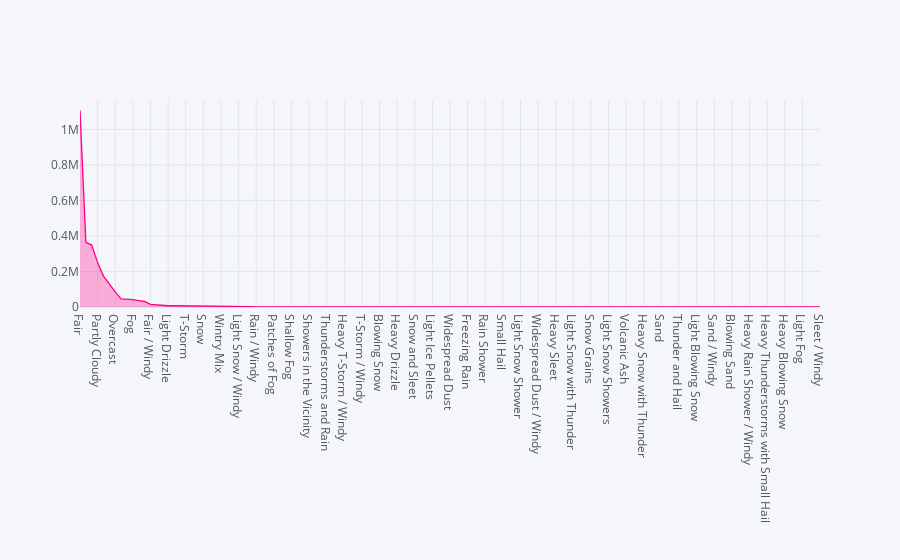

Notebook code cell kept with this figure:
### Markdown cell above
## Showing the condition and the accidents that happened in that condition

### Code cell
df_accident.Weather_Condition.value_counts().compute().iplot(
fill=True,colors=['pink'], world_readable=True)

### Figure 1 — Plotly figure (JSON) as saved in the notebook; plotly's stock layout.template omitted (floating-point values rounded to 4 significant figures)
{"data": [{"fill": "tozeroy", "fillcolor": "rgba(255, 0, 136, 0.3)", "line": {"color": "rgba(255, 0, 136, 1.0)", "dash": "solid", "shape": "linear", "width": 1.3}, "mode": "lines", "name": "Weather_Condition", "text": "", "type": "scatter", "x": ["Fair", "Mostly Cloudy", "Cloudy", "Partly Cloudy", "Clear", "Light Rain", "Overcast", "Scattered Clouds", "Light Snow", "Fog", "Haze", "Rain", "Fair / Windy", "Heavy Rain", "Smoke", "Light Drizzle", "Thunder in the Vicinity", "Cloudy / Windy", "T-Storm", "Mostly Cloudy / Windy", "Thunder", "Snow", "Light Rain with Thunder", "Partly Cloudy / Windy", "Wintry Mix", "Heavy T-Storm", "Light Rain / Windy", "Light Snow / Windy", "Drizzle", "Heavy Snow", "Rain / Windy", "Light Thunderstorms and Rain", "N/A Precipitation", "Patches of Fog", "Mist", "Thunderstorm", "Shallow Fog", "Light Freezing Rain", "Heavy Rain / Windy", "Showers in the Vicinity", "Haze / Windy", "Heavy Thunderstorms and Rain", "Thunderstorms and Rain", "Snow / Windy", "Light Freezing Fog", "Heavy T-Storm / Windy", "Light Freezing Drizzle", "Fog / Windy", "T-Storm / Windy", "Thunder / Windy", "Heavy Snow / Windy", "Blowing Snow", "Blowing Dust / Windy", "Blowing Dust", "Heavy Drizzle", "Drizzle and Fog", "Light Rain Shower", "Snow and Sleet", "Light Drizzle / Windy", "Blowing Snow / Windy", "Light Ice Pellets", "Wintry Mix / Windy", "Light Sleet", "Widespread Dust", "Sleet", "Smoke / Windy", "Freezing Rain", "Light Snow and Sleet", "Light Rain Showers", "Rain Shower", "Ice Pellets", "Light Freezing Rain / Windy", "Small Hail", "Rain Showers", "Partial Fog", "Light Snow Shower", "Squalls / Windy", "Snow and Sleet / Windy", "Widespread Dust / Windy", "Light Snow and Sleet / Windy", "Sand / Dust Whirlwinds", "Heavy Sleet", "Squalls", "Freezing Drizzle", "Light Snow with Thunder", "Tornado", "Drizzle / Windy", "Snow Grains", "Light Sleet / Windy", "Light Rain Shower / Windy", "Light Snow Showers", "Light Thunderstorms and Snow", "Thunder / Wintry Mix", "Volcanic Ash", "Patches of Fog / Windy", "Heavy Rain Shower", "Heavy Snow with Thunder", "Hail", "Heavy Thunderstorms and Snow", "Sand", "Snow and Thunder / Windy", "Blowing Snow Nearby", "Thunder and Hail", "Thunder / Wintry Mix / Windy", "Duststorm", "Light Blowing Snow", "Heavy Ice Pellets", "Heavy Freezing Drizzle", "Sand / Windy", "Funnel Cloud", "Freezing Rain / Windy", "Blowing Sand", "Sand / Dust Whirlwinds / Windy", "Light Haze", "Heavy Rain Shower / Windy", "Heavy Freezing Rain", "Drifting Snow", "Heavy Thunderstorms with Small Hail", "Thunder and Hail / Windy", "Heavy Rain Showers", "Heavy Blowing Snow", "Dust Whirls", "Low Drifting Snow", "Light Fog", "Mist / Windy", "Sand / Dust Whirls Nearby", "Sleet / Windy"], "y": [1107194, 363959, 348767, 249939, 173823, 128403, 84882, 45132, 43752, 41226, 36354, 31044, 15195, 11824, 7200, 7041, 6944, 6839, 6546, 6297, 6018, 5289, 5287, 3876, 3843, 3598, 3412, 2153, 1705, 1441, 1093, 1089, 1079, 1046, 1011, 985, 952, 900, 725, 650, 563, 510, 506, 401, 385, 382, 369, 270, 260, 224, 210, 162, 148, 142, 140, 133, 133, 106, 103, 86, 75, 74, 68, 50, 46, 46, 44, 43, 41, 37, 36, 35, 31, 30, 27, 26, 20, 18, 18, 16, 15, 13, 12, 11, 10, 9, 9, 8, 7, 7, 6, 6, 6, 4, 4, 3, 3, 3, 3, 2, 2, 2, 2, 2, 2, 2, 2, 2, 2, 2, 2, 1, 1, 1, 1, 1, 1, 1, 1, 1, 1, 1, 1, 1, 1, 1, 1]}], "layout": {"legend": {"bgcolor": "#F5F6F9", "font": {"color": "#4D5663"}}, "paper_bgcolor": "#F5F6F9", "plot_bgcolor": "#F5F6F9", "title": {"font": {"color": "#4D5663"}}, "xaxis": {"gridcolor": "#E1E5ED", "showgrid": true, "tickfont": {"color": "#4D5663"}, "title": {"font": {"color": "#4D5663"}, "text": ""}, "zerolinecolor": "#E1E5ED"}, "yaxis": {"gridcolor": "#E1E5ED", "showgrid": true, "tickfont": {"color": "#4D5663"}, "title": {"font": {"color": "#4D5663"}, "text": ""}, "zerolinecolor": "#E1E5ED"}}}
